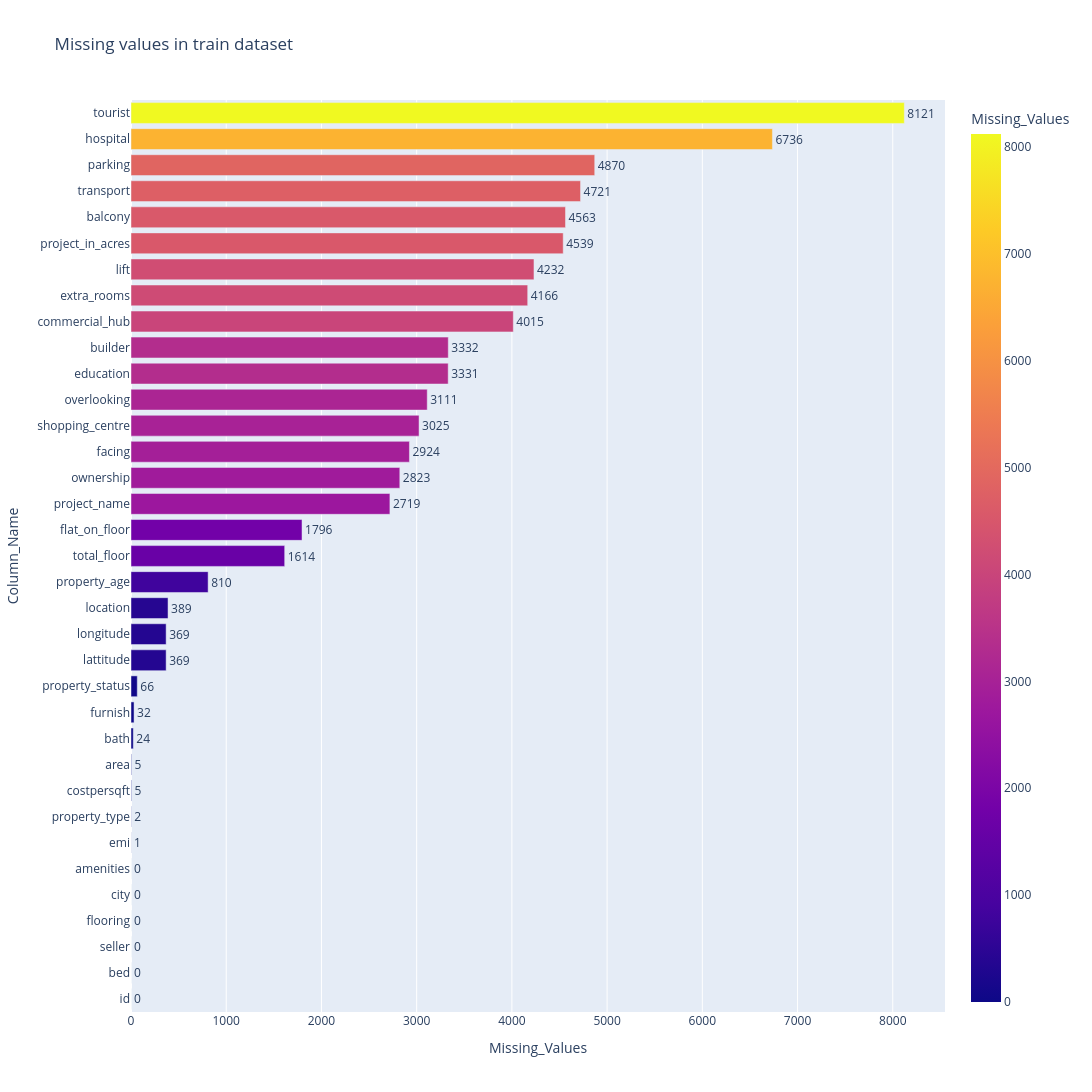

Notebook code cell kept with this figure:
### Code cell
fig = px.bar(temp_X_train.sort_values(by='Missing_Values'),x='Missing_Values',y='Column_Name',
             orientation='h',height=1500,width=1100,color='Missing_Values',text='Missing_Values',title='Missing values in train dataset')
fig.update_traces(textposition='outside')
fig.show()

### Figure 1 — Plotly figure (JSON) as saved in the notebook; plotly's stock layout.template omitted (floating-point values rounded to 4 significant figures)
{"data": [{"alignmentgroup": "True", "hovertemplate": "Missing_Values=%{marker.color}<br>Column_Name=%{y}<extra></extra>", "legendgroup": "", "marker": {"color": [0, 0, 0, 0, 0, 0, 1, 2, 5, 5, 24, 32, 66, 369, 369, 389, 810, 1614, 1796, 2719, 2823, 2924, 3025, 3111, 3331, 3332, 4015, 4166, 4232, 4539, 4563, 4721, 4870, 6736, 8121], "coloraxis": "coloraxis", "pattern": {"shape": ""}}, "name": "", "offsetgroup": "", "orientation": "h", "showlegend": false, "text": [0, 0, 0, 0, 0, 0, 1, 2, 5, 5, 24, 32, 66, 369, 369, 389, 810, 1614, 1796, 2719, 2823, 2924, 3025, 3111, 3331, 3332, 4015, 4166, 4232, 4539, 4563, 4721, 4870, 6736, 8121], "textposition": "outside", "type": "bar", "x": [0, 0, 0, 0, 0, 0, 1, 2, 5, 5, 24, 32, 66, 369, 369, 389, 810, 1614, 1796, 2719, 2823, 2924, 3025, 3111, 3331, 3332, 4015, 4166, 4232, 4539, 4563, 4721, 4870, 6736, 8121], "xaxis": "x", "y": ["id", "bed", "seller", "flooring", "city", "amenities", "emi", "property_type", "costpersqft", "area", "bath", "furnish", "property_status", "lattitude", "longitude", "location", "property_age", "total_floor", "flat_on_floor", "project_name", "ownership", "facing", "shopping_centre", "overlooking", "education", "builder", "commercial_hub", "extra_rooms", "lift", "project_in_acres", "balcony", "transport", "parking", "hospital", "tourist"], "yaxis": "y"}], "layout": {"barmode": "relative", "coloraxis": {"colorbar": {"title": {"text": "Missing_Values"}}, "colorscale": [[0, "#0d0887"], [0.1111, "#46039f"], [0.2222, "#7201a8"], [0.3333, "#9c179e"], [0.4444, "#bd3786"], [0.5556, "#d8576b"], [0.6667, "#ed7953"], [0.7778, "#fb9f3a"], [0.8889, "#fdca26"], [1, "#f0f921"]]}, "height": 1500, "legend": {"tracegroupgap": 0}, "title": {"text": "Missing values in train dataset"}, "width": 1100, "xaxis": {"anchor": "y", "autorange": true, "domain": [0, 1], "range": [0, 8548.0], "title": {"text": "Missing_Values"}, "type": "linear"}, "yaxis": {"anchor": "x", "autorange": true, "domain": [0, 1], "range": [-0.5, 34.5], "title": {"text": "Column_Name"}, "type": "category"}}}
